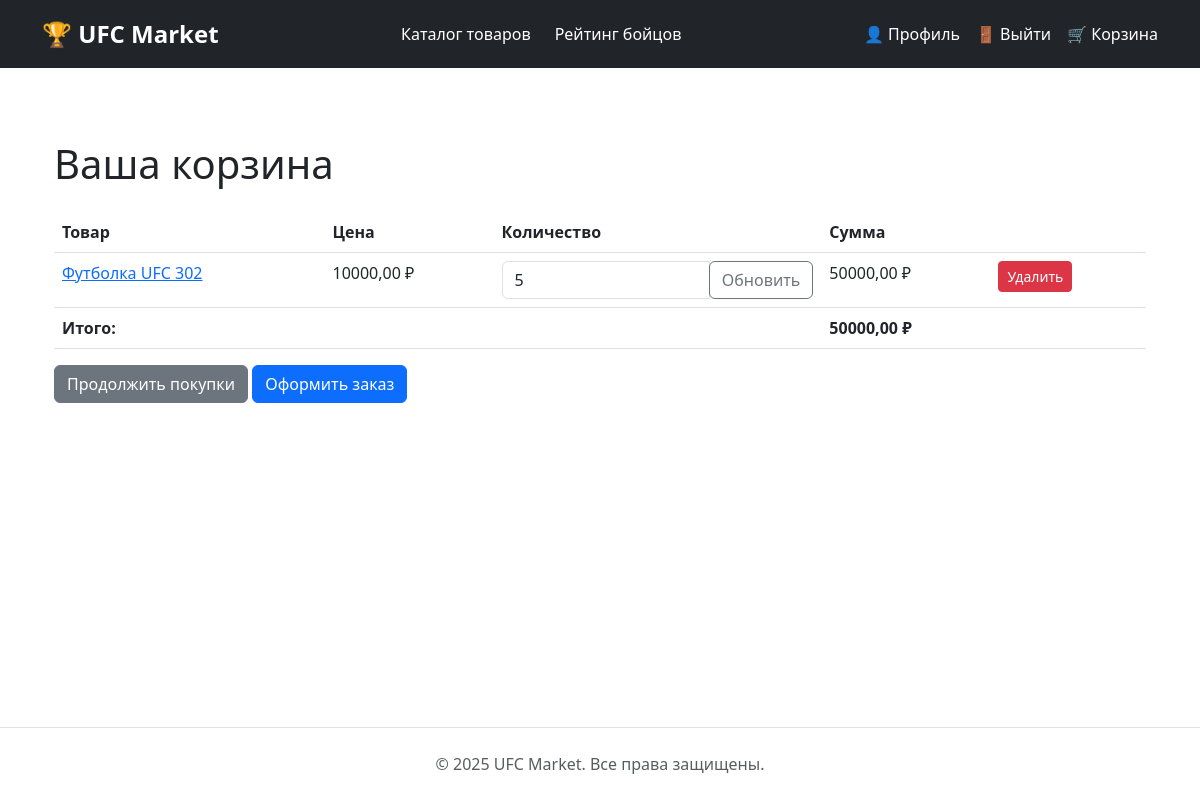
The app's page /basket/ (signed in), older data.
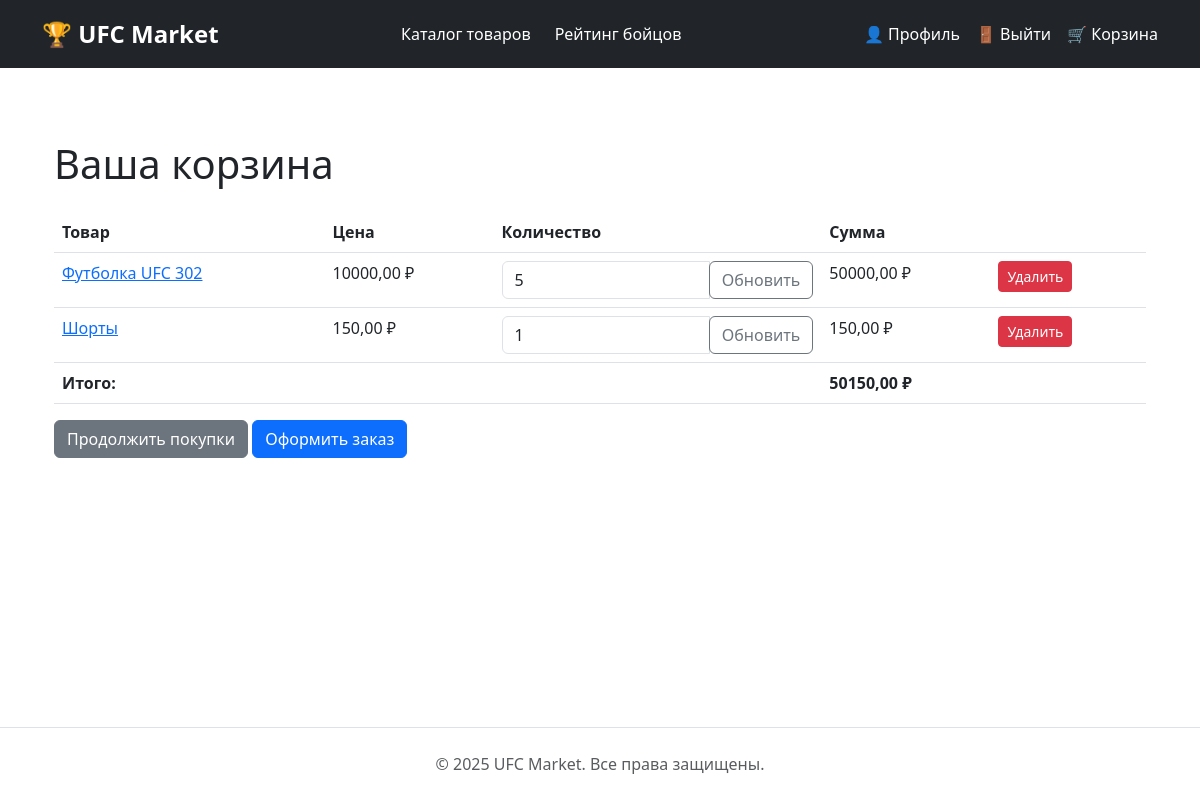
The same page, newer data.
### basket/models.py (models this page shows, shortened)
class BasketItem(models.Model):
    basket = models.ForeignKey(Basket, related_name='items', on_delete=models.CASCADE)
    product = models.ForeignKey(Product, on_delete=models.CASCADE)
    quantity = models.PositiveIntegerField(default=1)
    price = models.DecimalField(max_digits=10, decimal_places=2)
    @property
    def total_price(self):
        return self.price * self.quantity

class Basket(models.Model):
    user = models.ForeignKey(settings.AUTH_USER_MODEL, on_delete=models.CASCADE)
    created_at = models.DateTimeField(auto_now_add=True)
    updated_at = models.DateTimeField(auto_now=True)
    @property
    def total_price(self):
        return sum(item.total_price for item in self.items.all())

### catalog_product/models.py (models this page shows, shortened)
class Product(models.Model):
    name = models.CharField('Название', max_length=200)
    sku = models.CharField('Артикул', max_length=50, unique=True)
    description = models.TextField('Описание', blank=True)
    short_description = models.CharField('Краткое описание', max_length=255, blank=True)
    price = models.DecimalField('Цена', max_digits=10, decimal_places=2, validators=[MinValueValidator(0)])
    old_price = models.DecimalField(
        'Старая цена',
        max_digits=10,
        decimal_places=2,
        blank=True,
        null=True,
        validators=[MinValueValidator(0)]
    )
    category = models.ForeignKey(
        Category,
        on_delete=models.SET_NULL,
        verbose_name='Категория',
        null=True,
        blank=True
    )
    brand = models.ForeignKey(
        Brand,
        on_delete=models.SET_NULL,
        verbose_name='Бренд',
        null=True,
        blank=True
    )
    fighters = models.ManyToManyField(
        Fighter,
        verbose_name='Бойцы',
        blank=True
    )
    is_featured = models.BooleanField('Рекомендуемый', default=False)
    is_bestseller = models.BooleanField('Хит продаж', default=False)
    is_new = models.BooleanField('Новинка', default=False)
    is_active = models.BooleanField('Активен', default=True)
    created_at = models.DateTimeField('Дата создания', auto_now_add=True)
    updated_at = models.DateTimeField('Дата обновления', auto_now=True)
    class Meta:
        verbose_name = 'Товар'
        verbose_name_plural = 'Товары'
        ordering = ['-created_at']

### basket/views.py (the view)
# urls.py: path('', views.basket_detail, name='detail'),
@login_required
def basket_detail(request):
    basket = Basket.objects.get_or_create(user=request.user)[0]
    return render(request, 'basket/detail.html', {'basket': basket})

### basket/templates/basket/detail.html (shortened to what this page needs)
{% extends 'base.html' %}
{% block content %}
<div class="container mt-4">
    <h1 class="mb-4">Ваша корзина</h1>
    {% if basket.items.all %}
    <div class="table-responsive">
        <table class="table">
            <thead class="thead-light">
                <tr>
                    <th>Товар</th>
                    <th>Цена</th>
                    <th>Количество</th>
                    <th>Сумма</th>
                    <th></th>
                </tr>
            </thead>
            <tbody>
                {% for item in basket.items.all %}
                <tr>
                    <td>
                        <a href="{{ item.product.get_absolute_url }}">
                            {{ item.product.name }}
                        </a>
                    </td>
                    <td>{{ item.price }} ₽</td>
                    <td>
                        <form method="post" action="{% url 'basket:update' item.id %}" class="form-inline">
                            <div class="input-group">
                                <input type="number" name="quantity" value="{{ item.quantity }}" min="1" class="form-control" style="width: 70px;">
                                <div class="input-group-append">
                                    <button type="submit" class="btn btn-outline-secondary">Обновить</button>
                                </div>
                            </div>
                        </form>
                    </td>
                    <td>{{ item.total_price }} ₽</td>
                    <td>
                        <a href="{% url 'basket:remove' item.id %}" class="btn btn-danger btn-sm">Удалить</a>
                    </td>
                </tr>
                {% endfor %}
            </tbody>
            <tfoot>
                <tr>
                    <th colspan="3">Итого:</th>
                    <th colspan="2">{{ basket.total_price }} ₽</th>
                </tr>
            </tfoot>
        </table>
    </div>
    <div class="text-right">
        <a href="{% url 'catalog:product_list' %}" class="btn btn-secondary">Продолжить покупки</a>
        <a href="{% url 'orders:order_create' %}" class="btn btn-primary">Оформить заказ</a>
    </div>
    {% else %}
    <div class="alert alert-info">
        Ваша корзина пуста. <a href="{% url 'catalog:product_list' %}">Начать покупки</a>
    </div>
    {% endif %}
</div>
{% endblock %}

### users/templates/base.html (shortened to what this page needs)
<!DOCTYPE html>
<html lang="en">
<head>
    <link rel="stylesheet" href="https://cdn.jsdelivr.net/npm/bootstrap@5.3.0/dist/css/bootstrap.min.css">
</head>
<body>
    <header class="bg-dark text-white py-3">
        <div class="container d-flex justify-content-between align-items-center">
            <div>
                <a href="/" class="text-white text-decoration-none fs-4 fw-bold">🏆 UFC Market</a>
            </div>
            <nav class="d-flex gap-4">
                <a href="{% url 'catalog:product_list' %}" class="text-white text-decoration-none">Каталог товаров</a>
                <a href="{% url 'statistics_fighters:fighter_ranking' %}" class="text-white text-decoration-none">Рейтинг бойцов</a>
            </nav>
            <div class="d-flex gap-3">
                {% if user.is_authenticated %}
                    <a href="{% url 'profile' %}" class="text-white text-decoration-none">👤 Профиль</a>
                    <a href="{% url 'logout' %}" class="text-white text-decoration-none">🚪 Выйти</a>
                {% else %}
                    <a href="{% url 'login' %}" class="text-white text-decoration-none">🔐 Вход</a>
                {% endif %}
                <a href="{% url 'basket:detail' %}" class="text-white text-decoration-none">🛒 Корзина</a>
            </div>
        </div>
    </header>
    <main class="container my-5">
        {% block content %}
        {% endblock %}
    </main>
    <footer class="text-center text-muted py-4 border-top">
        &copy; 2025 UFC Market. Все права защищены.
    </footer>
</body>
</html>

### users/templates/base.html (style rules this page uses)
body { min-height: 100vh; display: flex; flex-direction: column; }
main { flex: 1; }

Row changes from the older to the newer data that the page shows:
added BasketItem: product.name "Шорты", price "150,00", quantity "1", total_price "150,00"
computed for Basket: total_price "50000,00" → "50150,00"
